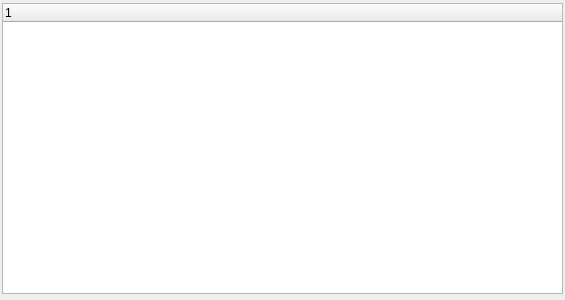
<?xml version="1.0" encoding="UTF-8"?>
<ui version="4.0">
 <class>Dialog</class>
 <widget class="QDialog" name="Dialog">
  <property name="geometry">
   <rect>
    <x>0</x>
    <y>0</y>
    <width>565</width>
    <height>300</height>
   </rect>
  </property>
  <property name="windowTitle">
   <string>Dialog</string>
  </property>
  <widget class="QTreeWidget" name="treeWidget">
   <property name="geometry">
    <rect>
     <x>2</x>
     <y>3</y>
     <width>561</width>
     <height>291</height>
    </rect>
   </property>
   <column>
    <property name="text">
     <string notr="true">1</string>
    </property>
   </column>
  </widget>
 </widget>
 <resources/>
 <connections/>
</ui>
